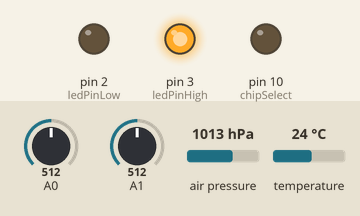
This sketch was run on a simulated Arduino Uno, built with avr-gcc and run on an emulated ATmega328P. Shown: output pins drawn as LEDs (lit = HIGH). The inputs (shaded band) are chosen by the test bench; at power-on: A0 = 512, A1 = 512, air pressure 1013 hPa, temperature 24 °C. Storage starts empty; what the sketch prints to the serial monitor is not drawn.

Above: at 0.1 s.
Timing chart, 0 to 1.6 s (numbered marks = the images above):
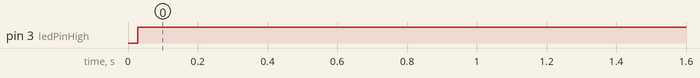

The sketch:

templogger2.ino
```cpp
#include <Wire.h>

#include <Adafruit_BMP085.h>

#include <SD.h>

/*     ---------------------------------------------------------
 *     |  Arduino Experimentation Kit Example Code             |
 *     |  CIRC-10 .: Temperature :. (TMP36 Temperature Sensor) |
 *     ---------------------------------------------------------
 *
 *  A simple program to output the current temperature to the IDE's debug window
 *
 *  For more details on this circuit: http://tinyurl.com/c89tvd
 */

//TMP36 Pin Variables
int temperaturePin = 0; //the analog pin the TMP36's Vout (sense) pin is connected to
                        //the resolution is 10 mV / degree centigrade
                        //(500 mV offset) to make negative temperatures an option
int lightPin = 1;
int ledPinHigh = 3;
int ledPinLow = 2;
Adafruit_BMP085 bmp;
const int chipSelect = 10;
/*
 * setup() - this function runs once when you turn your Arduino on
 * We initialize the serial connection with the computer
 */
void setup()
{
  Serial.begin(9600);  //Start the serial connection with the copmuter
                       //to view the result open the serial monitor
  pinMode(chipSelect, OUTPUT);
  pinMode(ledPinHigh, OUTPUT);
  pinMode(ledPinLow, OUTPUT);  //last button beneath the file bar (looks like a box with an antenae)
  if (!SD.begin(chipSelect)) {
    Serial.println("Card failed, or not present");
    // don't do anything more:
    return;
  }
  Serial.println("card initialized.");
  bmp.begin();
}

void loop()                     // run over and over again
{
 float temperature = getVoltage(temperaturePin);  //getting the voltage reading from the temperature sensor
 temperature = (temperature - .5) * 100;          //converting from 10 mv per degree wit 500 mV offset
                                                  //to degrees ((volatge - 500mV) times 100)
 float light = getVoltageLight(lightPin);
 float tmpBPM085 = bmp.readTemperature();
 float pressure = bmp.readPressure();
 Serial.print(temperature); //printing the result
 Serial.println(" degrees Celsius");
 Serial.print(light); //printing the result
 Serial.println(" light intensity");
 if (abs (temperature - tmpBPM085)>0.5){
   digitalWrite(ledPinHigh,HIGH);
   digitalWrite(ledPinLow,LOW);
 //  Serial.println(" temp high");
 }
 else {
    digitalWrite(ledPinHigh,LOW);
    digitalWrite(ledPinLow,HIGH);
  //  Serial.println(" temp low");
 }
 File dataFile = SD.open("datalog.txt", FILE_WRITE);

  // if the file is available, write to it:
  if (dataFile) {
    dataFile.print(temperature);
    dataFile.print("  ");
    dataFile.print(tmpBPM085);
    dataFile.print("  ");
    dataFile.print(pressure);
    dataFile.print("  ");
    dataFile.println(light);
    dataFile.close();
    // print to the serial port too:
    //Serial.println(temperature);
  }
  // if the file isn't open, pop up an error:
  else {
    Serial.println("error opening datalog.txt");
  }
  // read stuff from BMP085
  Serial.print("Temperature BMP085 = ");
  Serial.print(bmp.readTemperature());
  Serial.println(" *C");

  Serial.print("Pressure = ");
  Serial.print(bmp.readPressure());
  Serial.println(" Pa");
  Serial.print("Altitude = ");
  Serial.print(bmp.readAltitude());
  Serial.println(" meters");
  Serial.println();
 delay(10000);                                     //waiting a second
}

/*
 * getVoltage() - returns the voltage on the analog input defined by
 * pin
 */
float getVoltage(int pin){
 return (analogRead(pin) * .004882814); //converting from a 0 to 1023 digital range
                                        // to 0 to 5 volts (each 1 reading equals ~ 5 millivolts
}
float getVoltageLight(int pin){
 return (analogRead(pin)); //converting from a 0 to 1023 digital range
                                        // to 0 to 5 volts (each 1 reading equals ~ 5 millivolts
}
```

Measured:
- by itself, pin 3 (ledPinHigh): LOW → HIGH at 0.03 s
